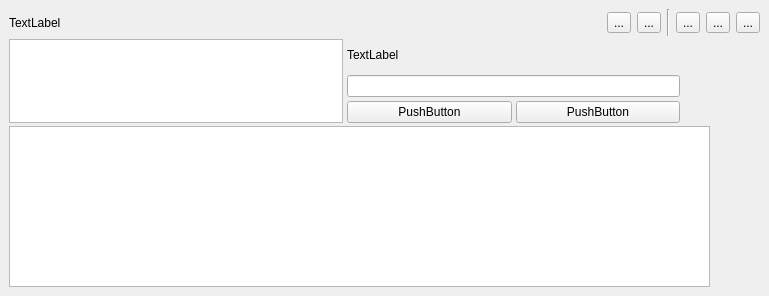
        <widget class="QWidget" name="tabData">
         <attribute name="icon">
          <iconset resource="../res/icons.qrc">
           <normaloff>:/icons/text_columns.png</normaloff>:/icons/text_columns.png</iconset>
         </attribute>
         <attribute name="title">
          <string>Data</string>
         </attribute>
         <widget class="QWidget" name="horizontalLayoutWidget">
          <property name="geometry">
           <rect>
            <x>9</x>
            <y>9</y>
            <width>751</width>
            <height>27</height>
           </rect>
          </property>
          <layout class="QHBoxLayout" name="horizontalLayout">
           <item>
            <widget class="QLabel" name="label">
             <property name="text">
              <string>TextLabel</string>
             </property>
            </widget>
           </item>
           <item>
            <spacer name="horizontalSpacer">
             <property name="orientation">
              <enum>Qt::Horizontal</enum>
             </property>
             <property name="sizeHint" stdset="0">
              <size>
               <width>40</width>
               <height>20</height>
              </size>
             </property>
            </spacer>
           </item>
           <item>
            <widget class="QToolButton" name="toolButton_2">
             <property name="text">
              <string>...</string>
             </property>
            </widget>
           </item>
           <item>
            <widget class="QToolButton" name="toolButton_3">
             <property name="text">
              <string>...</string>
             </property>
            </widget>
           </item>
           <item>
            <widget class="Line" name="line">
             <property name="orientation">
              <enum>Qt::Vertical</enum>
             </property>
            </widget>
           </item>
           <item>
            <widget class="QToolButton" name="toolButton_4">
             <property name="text">
              <string>...</string>
             </property>
            </widget>
           </item>
           <item>
            <widget class="QToolButton" name="toolButton_5">
             <property name="text">
              <string>...</string>
             </property>
            </widget>
           </item>
           <item>
            <widget class="QToolButton" name="toolButton">
             <property name="text">
              <string>...</string>
             </property>
            </widget>
           </item>
          </layout>
         </widget>
         <widget class="QTableView" name="tableView">
          <property name="geometry">
           <rect>
            <x>9</x>
            <y>126</y>
            <width>701</width>
            <height>161</height>
           </rect>
          </property>
         </widget>
         <widget class="QWidget" name="layoutWidget">
          <property name="geometry">
           <rect>
            <x>9</x>
            <y>39</y>
            <width>671</width>
            <height>84</height>
           </rect>
          </property>
          <layout class="QHBoxLayout" name="horizontalLayout_3">
           <property name="spacing">
            <number>4</number>
           </property>
           <item>
            <widget class="QTextEdit" name="textEdit">
             <property name="sizePolicy">
              <sizepolicy hsizetype="Expanding" vsizetype="Maximum">
               <horstretch>0</horstretch>
               <verstretch>0</verstretch>
              </sizepolicy>
             </property>
            </widget>
           </item>
           <item>
            <layout class="QVBoxLayout" name="verticalLayout_3">
             <property name="spacing">
              <number>4</number>
             </property>
             <item>
              <widget class="QLabel" name="label_2">
               <property name="text">
                <string>TextLabel</string>
               </property>
              </widget>
             </item>
             <item>
              <widget class="QLineEdit" name="lineEdit"/>
             </item>
             <item>
              <layout class="QHBoxLayout" name="horizontalLayout_2">
               <item>
                <widget class="QPushButton" name="pushButton">
                 <property name="text">
                  <string>PushButton</string>
                 </property>
                </widget>
               </item>
               <item>
                <widget class="QPushButton" name="pushButton_2">
                 <property name="text">
                  <string>PushButton</string>
                 </property>
                </widget>
               </item>
              </layout>
             </item>
            </layout>
           </item>
          </layout>
         </widget>
        </widget>
